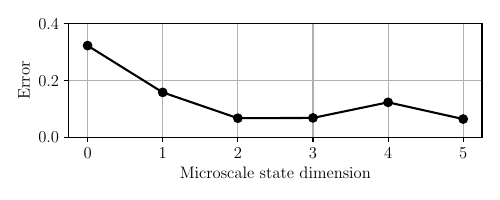

This figure's Python source:
from matplotlib import pyplot as plt
import os
import pathlib

CURR_DIR = str(pathlib.Path(__file__).parent.absolute())

plt.rcParams.update({
    "text.usetex": True,
    "font.family": "Garamond",
    "font.size": 12
})

#errors = [0.44, 0.156, 0.068, 0.085, 0.159, 0.063]
errors = [0.323, 0.158, 0.067, 0.068, 0.123, 0.064]
fig, ax = plt.subplots(figsize=(5, 2))
ax.plot([0, 1, 2, 3, 4, 5], errors, marker='o', color='black')
ax.set_xlabel("Microscale state dimension")
ax.set_ylabel("Error")
ax.set_ylim([0.0, 0.4])
ax.grid()
plt.tight_layout()
plt.show()
plt.savefig(os.path.join(CURR_DIR, "error_plot.pdf"), format='pdf')
plt.close()
